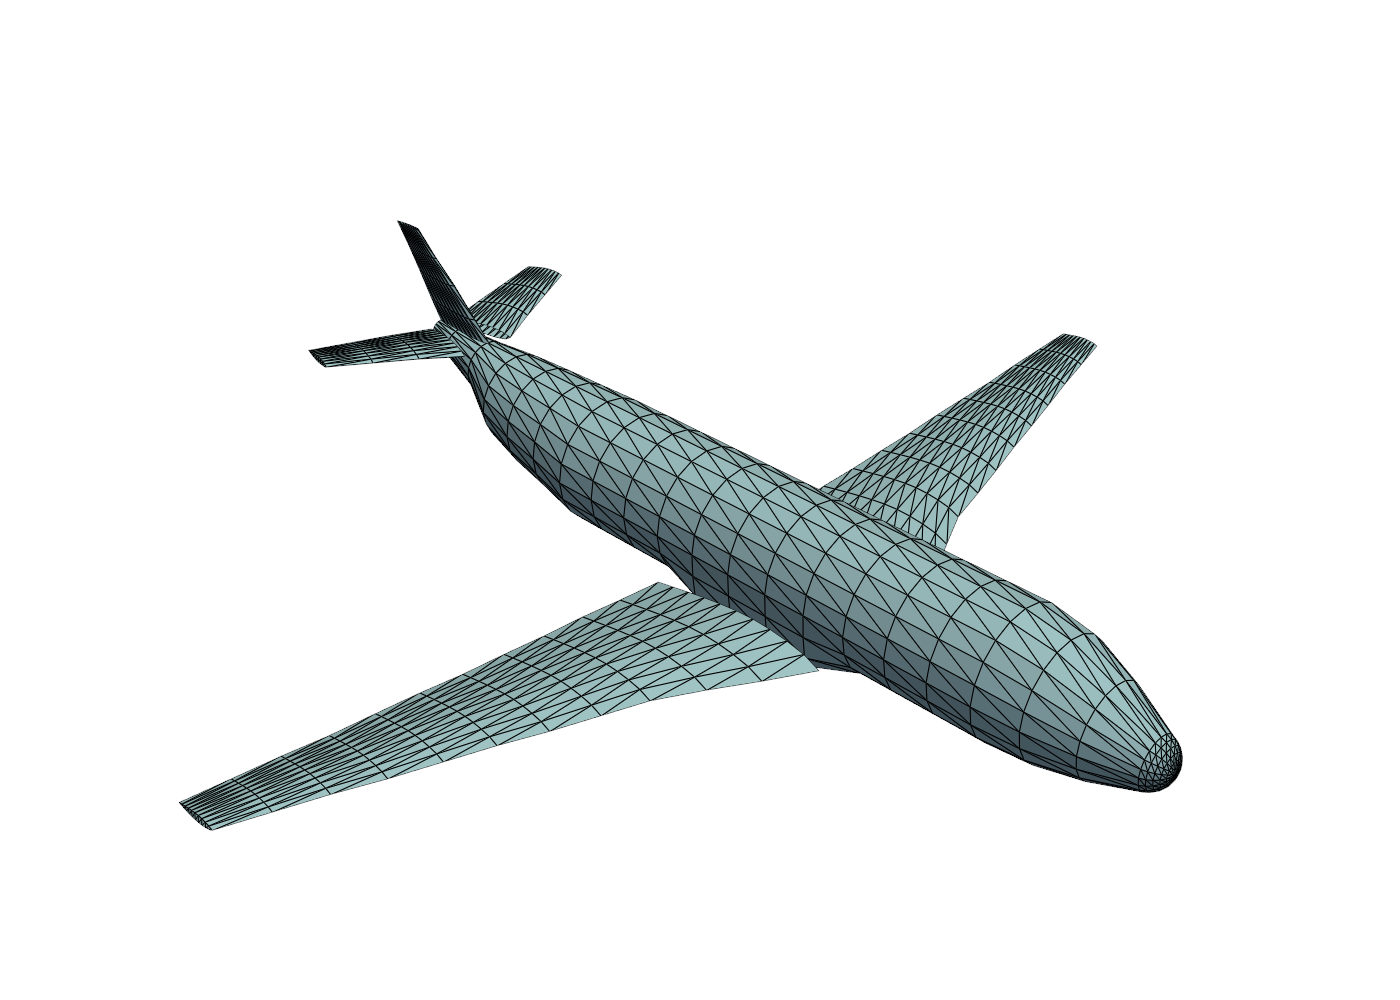

Write Python code to recreate this figure.
# SPDX-FileCopyrightText: Copyright (c) 2023 - 2026 NVIDIA CORPORATION & AFFILIATES.
# SPDX-FileCopyrightText: All rights reserved.
# SPDX-License-Identifier: Apache-2.0
#
# Licensed under the Apache License, Version 2.0 (the "License");
# you may not use this file except in compliance with the License.
# You may obtain a copy of the License at
#
#     http://www.apache.org/licenses/LICENSE-2.0
#
# Unless required by applicable law or agreed to in writing, software
# distributed under the License is distributed on an "AS IS" BASIS,
# WITHOUT WARRANTIES OR CONDITIONS OF ANY KIND, either express or implied.
# See the License for the specific language governing permissions and
# limitations under the License.

"""Render the PyVista stock airplane mesh as a plain wireframe surface."""

from pathlib import Path

import pyvista as pv

from physicsnemo.mesh.io import from_pyvista, to_pyvista

pv.OFF_SCREEN = True

OUTPUT = Path(__file__).parent / "airplane.png"

### Load the airplane from PyVista examples and convert
pv_airplane = pv.examples.load_airplane()
mesh = from_pyvista(pv_airplane)

pv_mesh = to_pyvista(mesh)

plotter = pv.Plotter(window_size=(1400, 1000))
plotter.add_mesh(
    pv_mesh,
    color="lightblue",
    show_edges=True,
    line_width=0.5,
)
plotter.set_background("white")
### Scale-relative isometric-style camera. The airplane lives in a ~2000-unit
### bounding box, so the camera is offset by a fraction of the bounding diagonal.
center = mesh.points.mean(dim=0).numpy().tolist()
diag = float((mesh.points.amax(dim=0) - mesh.points.amin(dim=0)).norm())
eye = [center[0] - 0.7 * diag, center[1] - 0.7 * diag, center[2] + 0.6 * diag]
plotter.camera_position = [eye, center, (0, 0, 1)]
plotter.screenshot(OUTPUT, transparent_background=False)
plotter.close()

print(f"Saved {OUTPUT}")
